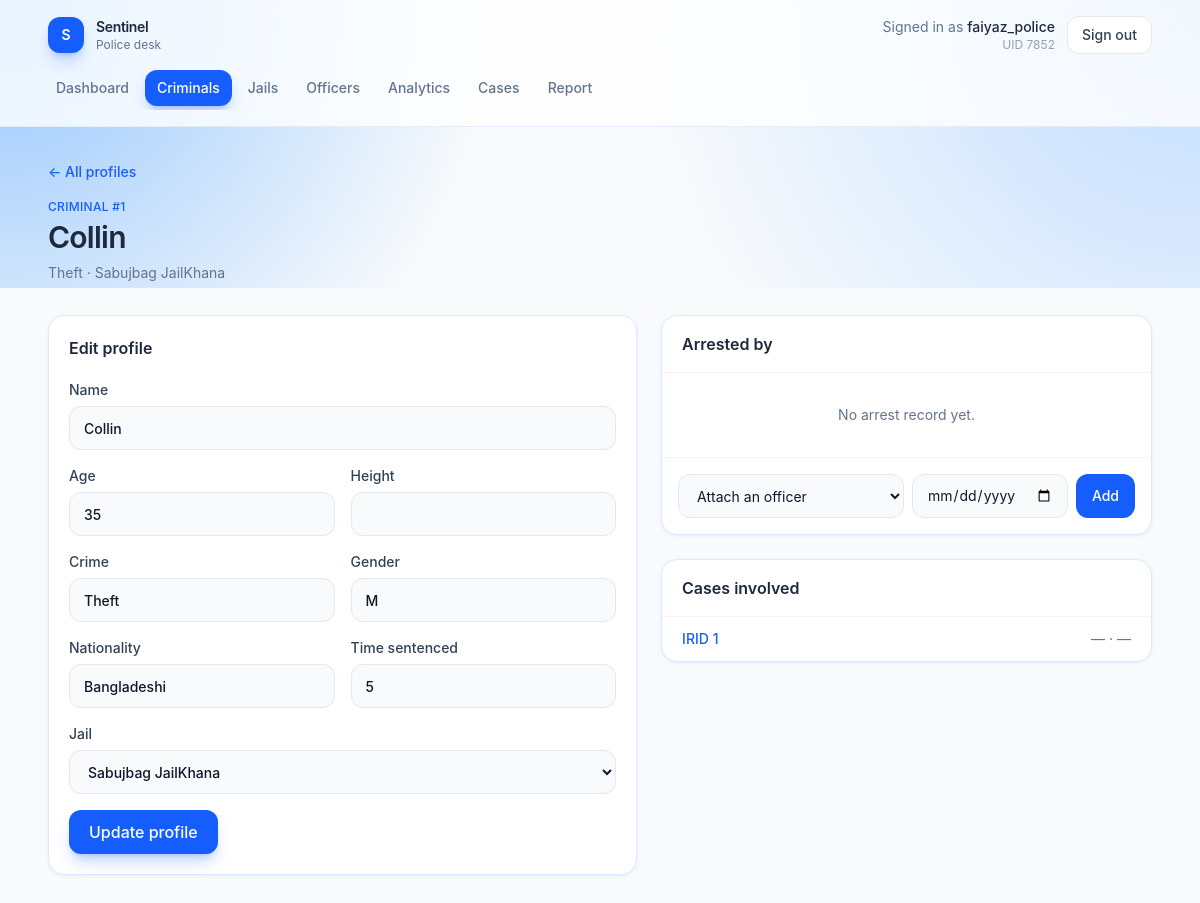
The page /criminals/1 (signed in) on the database as committed earlier.
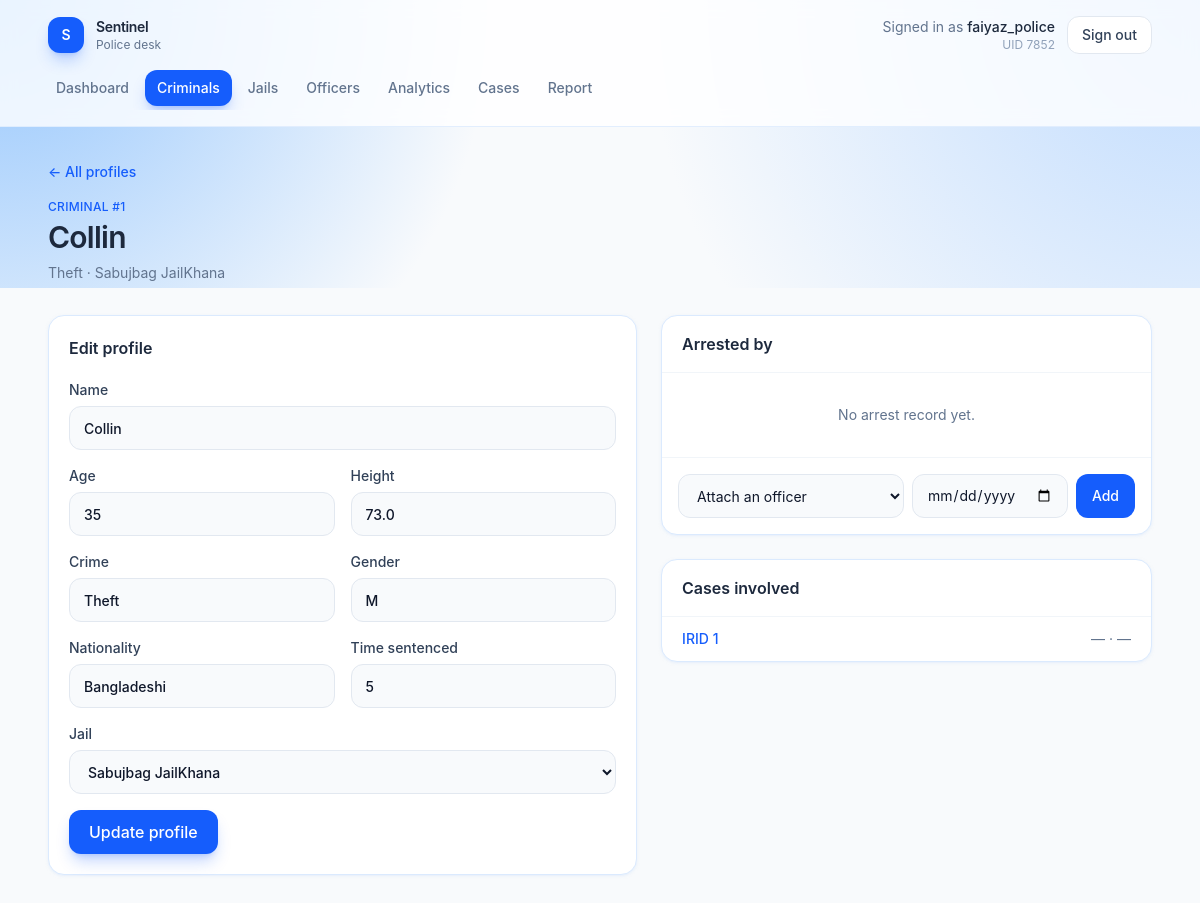
The same page on the database as committed later.
### tables this page shows
CREATE TABLE Criminal (
    CID INTEGER PRIMARY KEY,
    Name TEXT NOT NULL,
    Age INTEGER,
    Crime TEXT,
    Height REAL,
    Gender TEXT,
    Nationality TEXT,
    JID INTEGER,
    time_sentenced TEXT,
    FOREIGN KEY (JID) REFERENCES Jail(JID)
);

CREATE TABLE Jail (
    JID INTEGER PRIMARY KEY,
    Name TEXT NOT NULL,
    Location TEXT,
    Capacity INTEGER
);

### app.py (the view, shortened to what this page needs)
@app.route("/criminals/<int:cid>", methods=["GET", "POST"])
def criminal_detail(cid):
    if not check_login():
            return redirect("/login")
    db = get_db()
    if request.method == "GET":
        criminal = db.execute("SELECT * FROM CRIMINAL WHERE CID = ?", (cid,)).fetchone()
        jail = db.execute("SELECT * FROM JAIL WHERE JID = ?", (criminal["JID"],)).fetchone()
        arrest = db.execute("SELECT a.UID, u.Name, p.badge_no, p.rank FROM 'Arrested By' a JOIN User u ON a.UID = u.UID JOIN Police p ON a.UID = p.UID WHERE a.CID = ?", (cid,)).fetchall()
        officers = db.execute("SELECT p.UID, u.Name FROM Police p JOIN User u ON p.UID = u.UID where p.UID not in (SELECT distinct UID FROM 'Arrested By')").fetchall()
        case = db.execute("SELECT * FROM 'Criminal Involvement' WHERE CID = ?", (cid,)).fetchall()
        jails = db.execute("SELECT * FROM JAIL").fetchall()
        return render_template("criminal_detail.html", criminal=criminal, jail=jail, arrest=arrest, allofficers=officers, case=case, jails=jails)

### app.py (called while the page is built)
def get_db():
    if "db" not in g:
        g.db = sqlite3.connect(app.config["DATABASE"])
        g.db.row_factory = sqlite3.Row
    return g.db

def check_login():
    if session.get("loggedin_UID") is None:
        return False
    return True

@app.context_processor
def inject_current_user():
    uid = session.get("loggedin_UID")
    if not uid:
        return {"user_name": "Guest"}
    name = session.get("name")
    if not name:
        db = get_db()
        row = db.execute("SELECT name FROM USER WHERE UID = ?", (uid,)).fetchone()
        name = row["name"] if row else "Guest"
        session["name"] = name
    return {"user_name": name}

@app.after_request
def disable_cache(response):
    response.headers["Cache-Control"] = "no-store, no-cache, must-revalidate, max-age=0"
    response.headers["Pragma"] = "no-cache"
    response.headers["Expires"] = "0"
    return response

### templates/criminal_detail.html (shortened to what the changed rows need)
{% extends "app.html" %}
{% set is_police = session.get("role") == "police" %}
{% set criminal = criminal if criminal is defined else {
    "CID": 101, "Name": "Karim Uddin", "Age": 31, "Crime": "Theft", "Height": 170,
    "Gender": "M", "Nationality": "Bangladeshi", "JID": 1, "jail_name": "Dhaka Central Jail",
    "time_sentenced": "5 years"
} %}
{% set jails = jails if jails is defined else [{"JID": 1, "Name": "Dhaka Central Jail"}, {"JID": 2, "Name": "Kashimpur Central Jail"}] %}
{% set arrests = arrests if arrests is defined else (arrest if arrest is defined else [{"Date": "2026-03-02", "officer_name": "rahman", "badge_no": "BD-1042"}]) %}
{% set cases = cases if cases is defined else (case if case is defined else [{"IRID": 12, "Date": "2026-08-14", "location": "Gulshan-2"}]) %}
{% set all_officers = all_officers if all_officers is defined else [{"UID": 1, "name": "rahman"}, {"UID": 3, "name": "ayesha"}] %}
{% set jail_label = criminal.jail_name or (jail.Name if jail is defined and jail else none) %}
{% block page %}
<div class="mb-8">
    {% if is_police %}
    <a href="{{ url_for('criminals') }}" class="text-sm font-medium text-blue-600 hover:text-blue-700">← All profiles</a>
    {% else %}
    <a href="{{ url_for('search_criminals') }}" class="text-sm font-medium text-blue-600 hover:text-blue-700">← Search</a>
    {% endif %}
    <p class="mt-4 text-xs font-medium uppercase tracking-wide text-blue-600">Criminal #{{ criminal.CID }}</p>
    <h1 class="mt-1 text-3xl font-semibold tracking-tight text-slate-800">{{ criminal.Name }}</h1>
    <p class="mt-2 text-sm text-slate-500">{{ criminal.Crime or "Unspecified crime" }}{% if is_police %} · {{ jail_label or "No jail assigned" }}{% endif %}</p>
</div>
<div class="grid gap-6 lg:grid-cols-[minmax(0,1.2fr)_minmax(0,1fr)]">
    {% if is_police %}
    <article class="rounded-2xl border border-blue-100 bg-white p-5 shadow-sm shadow-blue-100/50">
        <h2 class="font-semibold text-slate-800">Edit profile</h2>
        <form action="{{ url_for('criminal_detail', cid=criminal.CID) }}" method="post" class="mt-5 grid gap-4 sm:grid-cols-2">
            <label class="flex flex-col gap-1.5 text-sm font-medium text-slate-700 sm:col-span-2">
                Name
                <input type="text" name="Name" value="{{ criminal.Name }}" required class="h-11 rounded-xl border border-slate-200 bg-slate-50 px-3.5 outline-none focus:border-blue-500 focus:bg-white focus:ring-4 focus:ring-blue-100">
            </label>
            <label class="flex flex-col gap-1.5 text-sm font-medium text-slate-700">
                Age
                <input type="number" name="Age" value="{{ criminal.Age or '' }}" class="h-11 rounded-xl border border-slate-200 bg-slate-50 px-3.5 outline-none focus:border-blue-500 focus:bg-white focus:ring-4 focus:ring-blue-100">
            </label>
            <label class="flex flex-col gap-1.5 text-sm font-medium text-slate-700">
                Height
                <input type="number" name="Height" step="0.1" value="{{ criminal.Height or '' }}" class="h-11 rounded-xl border border-slate-200 bg-slate-50 px-3.5 outline-none focus:border-blue-500 focus:bg-white focus:ring-4 focus:ring-blue-100">
            </label>
            <label class="flex flex-col gap-1.5 text-sm font-medium text-slate-700">
                Crime
                <input type="text" name="Crime" value="{{ criminal.Crime or '' }}" class="h-11 rounded-xl border border-slate-200 bg-slate-50 px-3.5 outline-none focus:border-blue-500 focus:bg-white focus:ring-4 focus:ring-blue-100">
            </label>
            <label class="flex flex-col gap-1.5 text-sm font-medium text-slate-700">
                Gender
                <input type="text" name="Gender" value="{{ criminal.Gender or '' }}" class="h-11 rounded-xl border border-slate-200 bg-slate-50 px-3.5 outline-none focus:border-blue-500 focus:bg-white focus:ring-4 focus:ring-blue-100">
            </label>
            <label class="flex flex-col gap-1.5 text-sm font-medium text-slate-700">
                Nationality
                <input type="text" name="Nationality" value="{{ criminal.Nationality or '' }}" class="h-11 rounded-xl border border-slate-200 bg-slate-50 px-3.5 outline-none focus:border-blue-500 focus:bg-white focus:ring-4 focus:ring-blue-100">
            </label>
            <label class="flex flex-col gap-1.5 text-sm font-medium text-slate-700">
                Time sentenced
                <input type="text" name="time_sentenced" value="{{ criminal.time_sentenced or '' }}" class="h-11 rounded-xl border border-slate-200 bg-slate-50 px-3.5 outline-none focus:border-blue-500 focus:bg-white focus:ring-4 focus:ring-blue-100">
            </label>
            <label class="flex flex-col gap-1.5 text-sm font-medium text-slate-700 sm:col-span-2">
                Jail
                <select name="JID" class="h-11 rounded-xl border border-slate-200 bg-slate-50 px-3.5 outline-none focus:border-blue-500 focus:bg-white focus:ring-4 focus:ring-blue-100">
                    {% for jail_row in jails %}
                    <option value="{{ jail_row.JID }}" {% if criminal.JID == jail_row.JID %}selected{% endif %}>{{ jail_row.Name }}</option>
                    {% endfor %}
                </select>
            </label>
            <div class="sm:col-span-2">
                <button type="submit" class="h-11 rounded-xl bg-blue-600 px-5 font-medium text-white shadow-lg shadow-blue-600/25 transition hover:bg-blue-700">Update profile</button>
            </div>
        </form>
    </article>
    {% endif %}
    <div class="flex flex-col gap-6">
        <article class="overflow-hidden rounded-2xl border border-blue-100 bg-white shadow-sm shadow-blue-100/50">
            <div class="border-b border-slate-100 px-5 py-4">
                <h2 class="font-semibold text-slate-800">Arrested by</h2>
            </div>
        </article>
        <article class="overflow-hidden rounded-2xl border border-blue-100 bg-white shadow-sm shadow-blue-100/50">
            <div class="border-b border-slate-100 px-5 py-4">
                <h2 class="font-semibold text-slate-800">Cases involved</h2>
            </div>
        </article>
    </div>
</div>
{% endblock %}

Rows that differ between the two databases and show on the page:
changed Criminal "Collin": Height (not shown) → "73.0"
